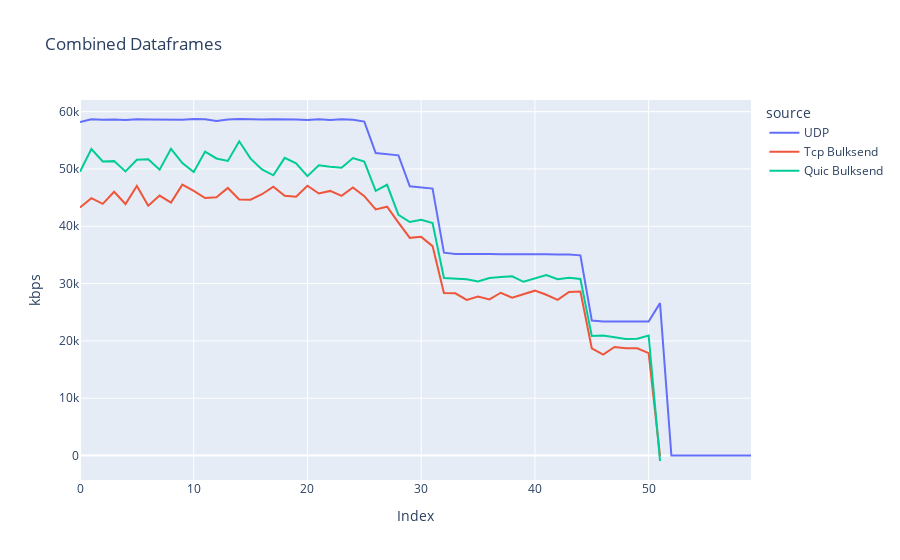

Notebook code for this chart:
### Code cell
#Loading UDP CSVs
folderName = "baseline-udp-onoff/2024-01-18_11:30:26"
udpClientCsv = f'../data/baseline_jan18/{folderName}/udp-flow0-client.csv'
udpClientDf_1 = pd.read_csv(udpClientCsv)

#Loading TCP CSVs
folderName = "baseline-tcp-bulksend/2024-01-18_11:30:09"
tcpClientCsv = f'../data/baseline_jan18/{folderName}/tcp-flow0-client.csv'
tcpClientDf_1 = pd.read_csv(tcpClientCsv)

#Loading QUIC CSVs
folderName = "baseline-quic-bulksend/2024-01-18_11:30:17"
quicClientCsv = f'../data/baseline_jan18/{folderName}/quic-flow0-client.csv'
quicClientDf_1 = pd.read_csv(quicClientCsv)

# Add a new column to identify each dataframe
udpClientDf_1['source'] = 'UDP'
tcpClientDf_1['source'] = 'Tcp Bulksend'
quicClientDf_1['source'] = 'Quic Bulksend'

# Concatenate the dataframes
combined_df = pd.concat([udpClientDf_1, tcpClientDf_1, quicClientDf_1])

combined_df['kbps'] = pd.to_numeric(combined_df['kbps'], errors='coerce')

# Plotting the combined data
fig = px.line(combined_df, x=combined_df.index, y='kbps', color='source',
              labels={'index': 'Index', 'kbps': 'kbps'}, title='Combined Dataframes')

# Show the legend
fig.update_layout(showlegend=True)

fig.show()

### Figure 1 — Plotly figure (JSON) as saved in the notebook; plotly's stock layout.template omitted (floating-point values rounded to 4 significant figures)
{"data": [{"hovertemplate": "source=UDP<br>Index=%{x}<br>kbps=%{y}<extra></extra>", "legendgroup": "UDP", "line": {"color": "#636efa", "dash": "solid"}, "marker": {"symbol": "circle"}, "mode": "lines", "name": "UDP", "orientation": "v", "showlegend": true, "x": [0, 1, 2, 3, 4, 5, 6, 7, 8, 9, 10, 11, 12, 13, 14, 15, 16, 17, 18, 19, 20, 21, 22, 23, 24, 25, 26, 27, 28, 29, 30, 31, 32, 33, 34, 35, 36, 37, 38, 39, 40, 41, 42, 43, 44, 45, 46, 47, 48, 49, 50, 51, 52, 53, 54, 55, 56, 57, 58, 59], "xaxis": "x", "y": [58210.0, 58680.0, 58580.0, 58640.0, 58520.0, 58670.0, 58640.0, 58620.0, 58620.0, 58560.0, 58710.0, 58660.0, 58370.0, 58630.0, 58710.0, 58640.0, 58640.0, 58670.0, 58700.0, 58610.0, 58560.0, 58650.0, 58540.0, 58680.0, 58580.0, 58260.0, 52760.0, 52580.0, 52380.0, 46970.0, 46780.0, 46570.0, 35400.0, 35170.0, 35150.0, 35210.0, 35150.0, 35120.0, 35140.0, 35210.0, 35170.0, 35130.0, 35060.0, 35100.0, 34930.0, 23550.0, 23390.0, 23430.0, 23420.0, 23400.0, 23400.0, 26590.0, -0.0, -0.0, -0.0, -0.0, -0.0, -0.0, -0.0, -0.0], "yaxis": "y", "type": "scatter"}, {"hovertemplate": "source=Tcp Bulksend<br>Index=%{x}<br>kbps=%{y}<extra></extra>", "legendgroup": "Tcp Bulksend", "line": {"color": "#EF553B", "dash": "solid"}, "marker": {"symbol": "circle"}, "mode": "lines", "name": "Tcp Bulksend", "orientation": "v", "showlegend": true, "x": [0, 1, 2, 3, 4, 5, 6, 7, 8, 9, 10, 11, 12, 13, 14, 15, 16, 17, 18, 19, 20, 21, 22, 23, 24, 25, 26, 27, 28, 29, 30, 31, 32, 33, 34, 35, 36, 37, 38, 39, 40, 41, 42, 43, 44, 45, 46, 47, 48, 49, 50, 51], "xaxis": "x", "y": [43280.0, 44890.0, 43910.0, 46020.0, 43890.0, 47030.0, 43570.0, 45350.0, 44120.0, 47250.0, 46160.0, 44930.0, 45040.0, 46690.0, 44680.0, 44630.0, 45590.0, 46910.0, 45330.0, 45150.0, 47070.0, 45710.0, 46170.0, 45300.0, 46760.0, 45260.0, 42950.0, 43420.0, 40650.0, 37980.0, 38150.0, 36540.0, 28370.0, 28300.0, 27160.0, 27750.0, 27230.0, 28400.0, 27540.0, 28120.0, 28770.0, 28050.0, 27160.0, 28540.0, 28600.0, 18710.0, 17630.0, 18930.0, 18740.0, 18720.0, 17860.0, -102.0], "yaxis": "y", "type": "scatter"}, {"hovertemplate": "source=Quic Bulksend<br>Index=%{x}<br>kbps=%{y}<extra></extra>", "legendgroup": "Quic Bulksend", "line": {"color": "#00cc96", "dash": "solid"}, "marker": {"symbol": "circle"}, "mode": "lines", "name": "Quic Bulksend", "orientation": "v", "showlegend": true, "x": [0, 1, 2, 3, 4, 5, 6, 7, 8, 9, 10, 11, 12, 13, 14, 15, 16, 17, 18, 19, 20, 21, 22, 23, 24, 25, 26, 27, 28, 29, 30, 31, 32, 33, 34, 35, 36, 37, 38, 39, 40, 41, 42, 43, 44, 45, 46, 47, 48, 49, 50, 51], "xaxis": "x", "y": [49510.0, 53470.0, 51310.0, 51370.0, 49570.0, 51590.0, 51680.0, 49870.0, 53520.0, 51020.0, 49450.0, 53020.0, 51830.0, 51400.0, 54820.0, 51790.0, 49930.0, 48900.0, 51930.0, 50990.0, 48750.0, 50640.0, 50390.0, 50220.0, 51910.0, 51290.0, 46190.0, 47240.0, 42000.0, 40740.0, 41140.0, 40580.0, 30970.0, 30820.0, 30740.0, 30350.0, 30970.0, 31140.0, 31270.0, 30310.0, 30940.0, 31490.0, 30760.0, 31020.0, 30810.0, 20880.0, 20960.0, 20620.0, 20340.0, 20390.0, 20950.0, -949.5], "yaxis": "y", "type": "scatter"}], "layout": {"xaxis": {"anchor": "y", "domain": [0.0, 1.0], "title": {"text": "Index"}}, "yaxis": {"anchor": "x", "domain": [0.0, 1.0], "title": {"text": "kbps"}}, "legend": {"title": {"text": "source"}, "tracegroupgap": 0}, "title": {"text": "Combined Dataframes"}, "showlegend": true}}
